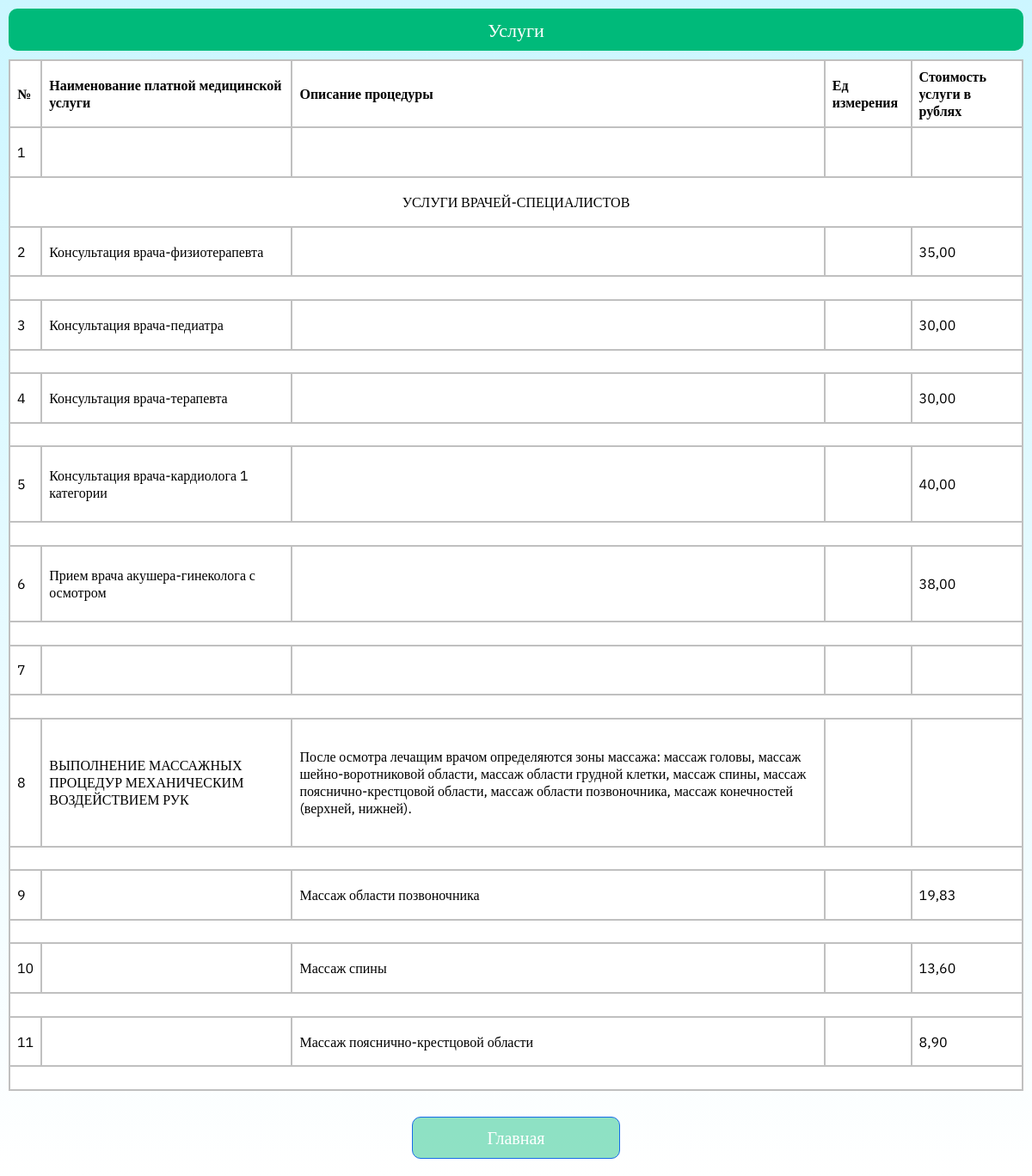
/services, run on the app's committed database.
### main/models.py (models this page shows, shortened)
class Услуга(models.Model):
    номер = models.IntegerField(blank=True, null=True)
    название = models.CharField(max_length=300, blank=True, null=True)
    описание = models.TextField(blank=True, null=True)
    ед_измерения = models.CharField(max_length=50, blank=True, null=True)
    цена = models.DecimalField(max_digits=8, decimal_places=2, blank=True, null=True)
    дополнительная_информация = models.TextField(blank=True, null=True)
    ваше_назв = models.CharField(max_length=200, blank=True, null=True)

### main/views.py (the view)
# urls.py: path('services', views.services, name='services'),
def services(request):
    услуги = Услуга.objects.all()
    return render(request, 'main/services.html', {'услуги': услуги})

### main/templates/main/services.html (shortened to what this page needs)
{% load static %}
<!DOCTYPE html>
<html>
<head>
    <link rel="stylesheet" type="text/css" href="{% static 'main/css/main.css'%}">
</head>
<body>
<div class="mainGradient">
    <header>
        Услуги
    </header>
    <div class="mapp">
        <table>
  <thead>
    <tr>
      <th>№</th>
      <th>Наименование платной медицинской услуги</th>
      <th>Описание процедуры</th>
      <th>Ед измерения</th>
      <th>Стоимость услуги в рублях</th>
    </tr>
  </thead>
  <tbody>
    {% for услуга in услуги %}
      <tr>
        <td>{{ forloop.counter|default:"" }}</td>
        <td>{{ услуга.название|default:"" }}</td>
        <td>{{ услуга.описание|default:"" }}</td>
        <td>{{ услуга.едизмерения|default:"" }}</td>
        <td>{{ услуга.цена|default:"" }}</td>
      </tr>
      <tr>
        <td colspan="5" style="text-align: center;">{{ услуга.дополнительная_информация|default:"" }}</td>
      </tr>
    {% endfor %}
  </tbody>
</table>
    </div>
    <div class="buttonsBack">
        <a class="buttonBack" href="{% url 'home' %}">Главная</a>
    </div>
</div>
</body>
</html>

### main/static/main/css/main.css (style rules this page uses)
body { margin: 0; font-family: 'IBM Plex Sans'; }
header { left: 0; right: 0; text-align: center; background: #00BA7A; border: 0; border-radius: 10px; padding: 10px 20px; font-style: normal; font-weight: 500; font-size: 22px; color: white; }
a { align-items: center; color: #000000; text-decoration: none; }
.mainGradient { background: linear-gradient(180deg, #CCF6FF 0%, #FFFFFF 100%); padding: 10px 10px 20px 10px; }
.buttonsBack { margin-top: 20px; display: flex; flex-direction: column; align-items: center; justify-content: center; }
.buttonBack { margin-left: auto; margin-right: auto; white-space: nowrap; width:220px; font-size: 20px; margin-top: 10px; padding: 10px; border: 1px solid #176BE9; background: rgba(0, 186, 122, 0.44); border-radius: 10px; font-style: normal; font-weight: 500; color: #FFFFFF; text-align: center; }
.mapp { display : flex; height: 100vw; background-color: white; margin-top: 10px; width: 100%; overflow-x: auto; }

### main/templates/main/services.html (style rules this page uses)
table { border-collapse: collapse; }
th, td { border: 2px solid silver; padding: 8px; text-align: left; }

### data on the page
Услуга: дополнительная_информация "УСЛУГИ ВРАЧЕЙ-СПЕЦИАЛИСТОВ"
Услуга: название "Консультация врача-физиотерапевта", цена "35,00"
Услуга: название "Консультация врача-педиатра", цена "30,00"
Услуга: название "Консультация врача-терапевта", цена "30,00"
Услуга: название "Консультация врача-кардиолога 1 категории", цена "40,00"
Услуга: название "Прием врача акушера-гинеколога с осмотром", цена "38,00"
Услуга: название "ВЫПОЛНЕНИЕ МАССАЖНЫХ ПРОЦЕДУР МЕХАНИЧЕСКИМ ВОЗДЕЙСТВИЕМ РУК", описание "После осмотра лечащим врачом определяются зоны массажа: массаж головы, массаж шейно-воротниковой области, массаж области грудной клетки, массаж спины, массаж пояснично-крестцовой области, массаж области позвоночника, массаж конечностей (верхней, нижней)."
Услуга: описание "Массаж области позвоночника", цена "19,83"
Услуга: описание "Массаж спины", цена "13,60"
Услуга: описание "Массаж пояснично-крестцовой области", цена "8,90"
